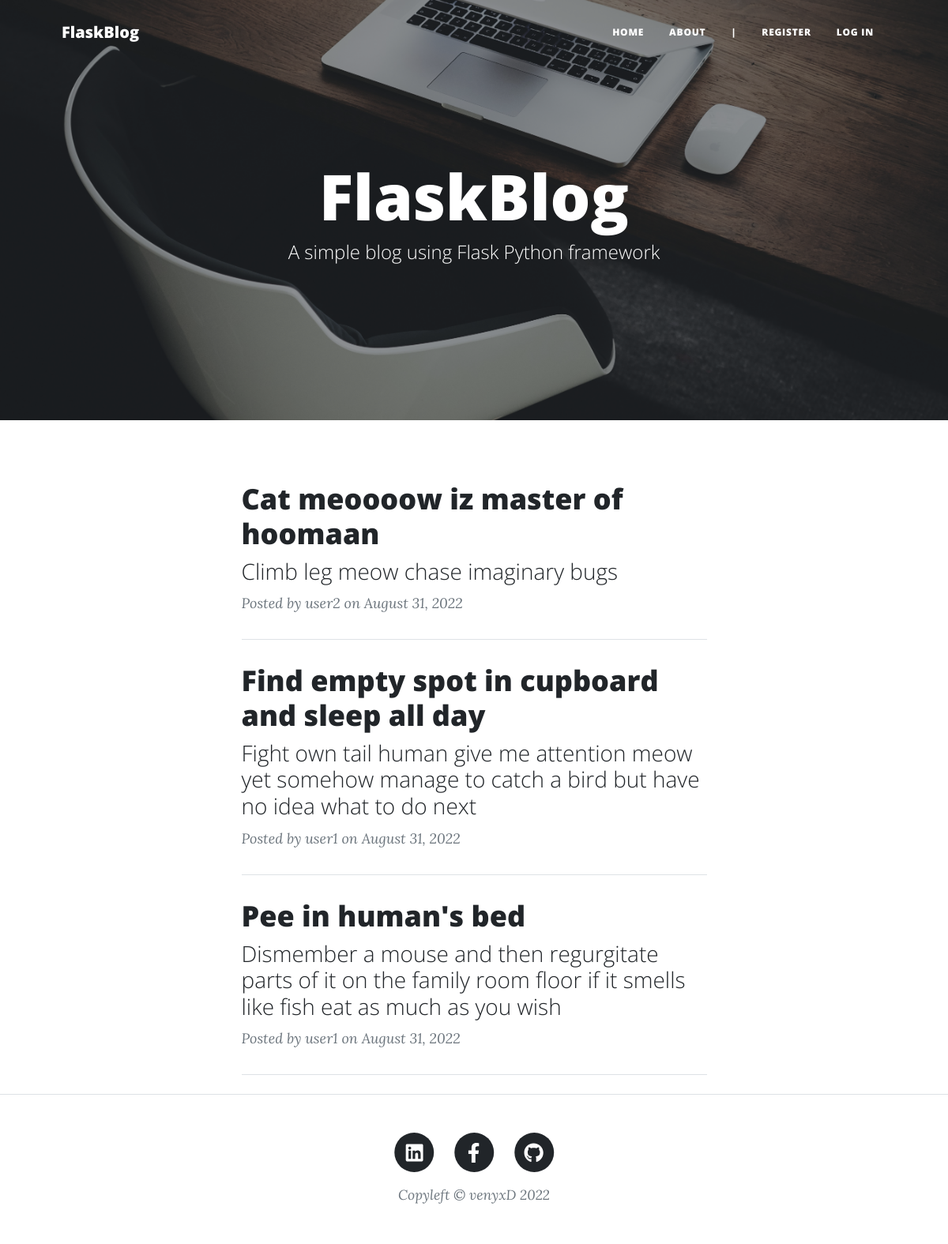
The page / on the database its author committed.
### app.py (models this page shows, shortened)
class Post(db.Model):
    __tablename__ = 'posts'
    id = db.Column(db.Integer, primary_key=True)
    user_id = db.Column(db.Integer)
    created = db.Column(db.DateTime)
    title = db.Column(db.String(50))
    subtitle = db.Column(db.String(50))
    content = db.Column(db.Text)

class User(db.Model):
    __tablename__ = 'users'
    id = db.Column(db.Integer, primary_key=True)
    username = db.Column(db.String(50))
    hash = db.Column(db.String)

### app.py (the view)
@app.route('/')
def index():
    posts = db.session.query(Post, User.username).join(User, Post.user_id == User.id).order_by(Post.created.desc()).all()
    return render_template('index.html', posts=posts)

### app.py (called while the page is built)
@app.after_request
def after_request(response):
    response.headers["Cache-Control"] = "no-cache, no-store, must-revalidate"
    response.headers["Expires"] = 0
    response.headers["Pragma"] = "no-cache"
    return response

### templates/index.html (shortened to what this page needs)
{% extends 'layout.html' %}
{% block background %}
    <header class="masthead" style="background-image: url('/static/img/index-bg.jpeg')">
{% endblock %}
{% block header %}
    <h1>FlaskBlog</h1>
    <span class="subheading">A simple blog using Flask Python framework</span>
{% endblock %}
{% block main %}
    {% for post in posts %}
        <div class="post-preview">
            <a href="{{ url_for('post', post_id=post[0].id) }}">
                <h2 class="post-title">{{ post[0].title }}</h2>
                <h3 class="post-subtitle">{{ post[0].subtitle }}</h3>
            </a>
            <p class="post-meta">
                Posted by {{ post[1] }} on {{ post[0].created.strftime('%B %d, %Y') }}
            </p>
            <hr class="my-4" />
        </div>
    {% endfor %}
{% endblock %}

### static/css/styles.css (style rules this page uses)
:root { --bs-blue: #0d6efd; --bs-indigo: #6610f2; --bs-purple: #6f42c1; --bs-pink: #d63384; --bs-red: #dc3545; --bs-orange: #fd7e14; --bs-yellow: #ffc107; --bs-green: #198754; --bs-teal: #0085A1; --bs-cyan: #0dcaf0; --bs-white: #fff; --bs-gray: #6c757d; --bs-gray-dark: #343a40; --bs-gray-100: #f8f9fa; --bs-gray-200: #e9ecef; --bs-gray-300: #dee2e6; --bs-gray-400: #ced4da; --bs-gray-500: #adb5bd; --bs-gray-600: #6c757d; --bs-gray-700: #495057; --bs-gray-800: #343a40; --bs-gray-900: #212529; --bs-primary: #0085A1; --bs-secondary: #6c757d; --bs-success: #198754; --bs-info: #0dcaf0; --bs-warning: #ffc107; --bs-danger: #dc3545; --bs-light: #f8f9fa; --bs-dark: #212529; --bs-primary-rgb: 0, 133, 161; --bs-secondary-rgb: 108, 117, 125; --bs-success-rgb: 25, 135, 84; --bs-info-rgb: 13, 202, 240; --bs-warning-rgb: 255, 193, 7; --bs-danger-rgb: 220, 53, 69; --bs-light-rgb: 248, 249, 250; --bs-dark-rgb: 33, 37, 41; --bs-white-rgb: 255, 255, 255; --bs-black-rgb: 0, 0, 0; --bs-body-color-rgb: 33, 37, 41; --bs-body-bg-rgb: 255, 255, 255; --bs-font-sans-serif: system-ui, -apple-system, "Segoe UI", Roboto, "Helvetica Neue", Arial, "Noto Sans", "Liberation Sans", sans-serif, "Apple Color Emoji", "Segoe UI Emoji", "Segoe UI Symbol", "Noto Color Emoji"; --bs-font-monospace: SFMono-Regular, Menlo, Monaco, Consolas, "Liberation Mono", "Courier New", monospace; --bs-gradient: linear-gradient(180deg, rgba(255, 255, 255, 0.15), rgba(255, 255, 255, 0)); --bs-body-font-family: Lora, -apple-system, BlinkMacSystemFont, Segoe UI, Roboto, Helvetica Neue, Arial, sans-serif, Apple Color Emoji, Segoe UI Emoji, Segoe UI Symbol, Noto Color Emoji; --bs-body-font-size: 1rem; --bs-body-font-weight: 400; --bs-body-line-height: 1.5; --bs-body-color: #212529; --bs-body-bg: #fff; }
h6, .h6, h5, .h5, h4, .h4, h3, .h3, h2, .h2, h1, .h1 { margin-top: 0; margin-bottom: 0.5rem; font-family: "Open Sans", -apple-system, BlinkMacSystemFont, "Segoe UI", Roboto, "Helvetica Neue", Arial, sans-serif, "Apple Color Emoji", "Segoe UI Emoji", "Segoe UI Symbol", "Noto Color Emoji"; font-weight: 800; line-height: 1.2; }
body { font-size: 1.25rem; }
hr { background-color: #dee2e6; opacity: 1; }
p { margin: 2rem 0; }
a { color: #212529; text-decoration: none; }
header.masthead { position: relative; margin-bottom: 3rem; padding-top: calc(8rem + 57px); padding-bottom: 8rem; background: no-repeat center center; background-color: #6c757d; background-size: cover; background-attachment: scroll; }
header.masthead:before { content: ""; position: absolute; top: 0; left: 0; right: 0; bottom: 0; background-color: #212529; opacity: 0.5; }
header.masthead .page-heading h1, header.masthead .site-heading h1 { font-size: 3rem; }
header.masthead .page-heading .subheading, header.masthead .site-heading .subheading { font-size: 1.5rem; font-weight: 300; line-height: 1.1; display: block; margin-top: 0.625rem; font-family: "Open Sans", -apple-system, BlinkMacSystemFont, "Segoe UI", Roboto, "Helvetica Neue", Arial, sans-serif, "Apple Color Emoji", "Segoe UI Emoji", "Segoe UI Symbol", "Noto Color Emoji"; }
@media (min-width: 992px) { header.masthead { padding-top: 12.5rem; padding-bottom: 12.5rem; } }
@media (min-width: 992px) { header.masthead .page-heading h1, header.masthead .site-heading h1 { font-size: 5rem; } }
.post-preview > a { color: #212529; }
.post-preview > a > .post-title { font-size: 1.875rem; margin-top: 1.875rem; margin-bottom: 0.625rem; }
.post-preview > a > .post-subtitle { font-weight: 300; margin-bottom: 0.625rem; }
.post-preview > .post-meta { font-size: 1.125rem; font-style: italic; margin-top: 0; color: #6c757d; }
@media (min-width: 992px) { .post-preview > a > .post-title { font-size: 2.25rem; } }

### rows shown on the page
Post: title "Cat meoooow iz master of hoomaan", subtitle "Climb leg meow chase imaginary bugs", username "user2", created "August 31, 2022"
Post: title "Find empty spot in cupboard and sleep all day", subtitle "Fight own tail human give me attention meow yet somehow manage to catch a bird but have no idea what to do next", username "user1", created "August 31, 2022"
Post: title "Pee in human's bed", subtitle "Dismember a mouse and then regurgitate parts of it on the family room floor if it smells like fish eat as much as you wish", username "user1", created "August 31, 2022"
